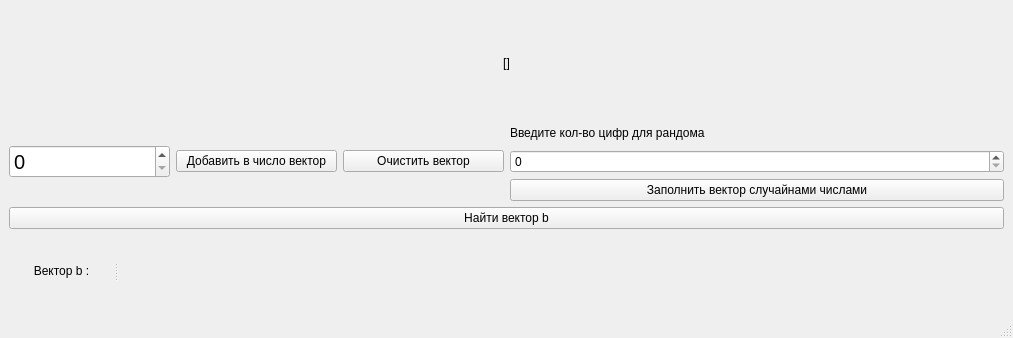
<?xml version="1.0" encoding="UTF-8"?>
<ui version="4.0">
 <class>MainWindow</class>
 <widget class="QMainWindow" name="MainWindow">
  <property name="geometry">
   <rect>
    <x>0</x>
    <y>0</y>
    <width>1013</width>
    <height>338</height>
   </rect>
  </property>
  <property name="windowTitle">
   <string>MainWindow</string>
  </property>
  <widget class="QWidget" name="centralwidget">
   <layout class="QGridLayout" name="gridLayout">
    <item row="0" column="0">
     <layout class="QVBoxLayout" name="verticalLayout_3">
      <item>
       <widget class="QLabel" name="label">
        <property name="text">
         <string>[]</string>
        </property>
        <property name="alignment">
         <set>Qt::AlignCenter</set>
        </property>
        <property name="wordWrap">
         <bool>true</bool>
        </property>
       </widget>
      </item>
      <item>
       <layout class="QVBoxLayout" name="verticalLayout_2">
        <item>
         <layout class="QHBoxLayout" name="horizontalLayout_2">
          <item>
           <layout class="QHBoxLayout" name="horizontalLayout">
            <item>
             <widget class="QSpinBox" name="spinBox">
              <property name="font">
               <font>
                <pointsize>15</pointsize>
               </font>
              </property>
              <property name="maximum">
               <number>100</number>
              </property>
             </widget>
            </item>
            <item>
             <widget class="QPushButton" name="pushButton">
              <property name="text">
               <string>Добавить в число вектор</string>
              </property>
             </widget>
            </item>
            <item>
             <widget class="QPushButton" name="pushButton_3">
              <property name="text">
               <string>Очистить вектор</string>
              </property>
             </widget>
            </item>
           </layout>
          </item>
          <item>
           <layout class="QVBoxLayout" name="verticalLayout">
            <item>
             <widget class="QLabel" name="label_4">
              <property name="text">
               <string>Введите кол-во цифр для рандома</string>
              </property>
             </widget>
            </item>
            <item>
             <widget class="QSpinBox" name="spinBox_2"/>
            </item>
            <item>
             <widget class="QPushButton" name="pushButton_4">
              <property name="text">
               <string>Заполнить вектор случайнами числами</string>
              </property>
             </widget>
            </item>
           </layout>
          </item>
         </layout>
        </item>
        <item>
         <widget class="QPushButton" name="pushButton_2">
          <property name="text">
           <string>Найти вектор b</string>
          </property>
         </widget>
        </item>
       </layout>
      </item>
      <item>
       <widget class="QSplitter" name="splitter">
        <property name="orientation">
         <enum>Qt::Horizontal</enum>
        </property>
        <widget class="QLabel" name="label_2">
         <property name="maximumSize">
          <size>
           <width>105</width>
           <height>72</height>
          </size>
         </property>
         <property name="text">
          <string>Вектор b :</string>
         </property>
         <property name="alignment">
          <set>Qt::AlignCenter</set>
         </property>
         <property name="wordWrap">
          <bool>true</bool>
         </property>
        </widget>
        <widget class="QLabel" name="label_3">
         <property name="text">
          <string/>
         </property>
        </widget>
       </widget>
      </item>
     </layout>
    </item>
   </layout>
  </widget>
  <widget class="QMenuBar" name="menubar">
   <property name="geometry">
    <rect>
     <x>0</x>
     <y>0</y>
     <width>1013</width>
     <height>22</height>
    </rect>
   </property>
  </widget>
  <widget class="QStatusBar" name="statusbar"/>
 </widget>
 <resources/>
 <connections/>
</ui>
